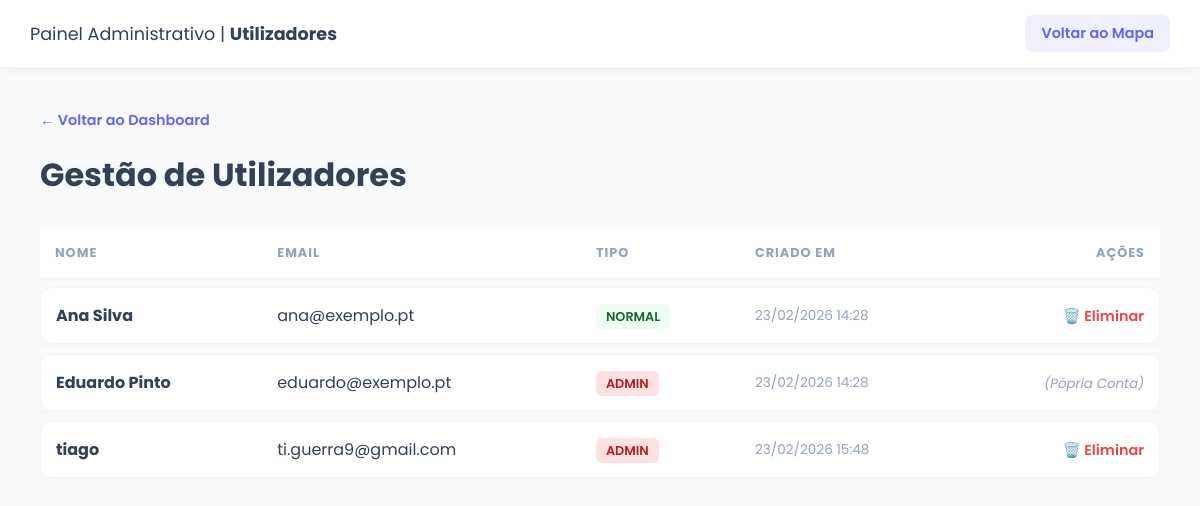
The page /admin_utilizadores.php (signed in) on the database as committed earlier.
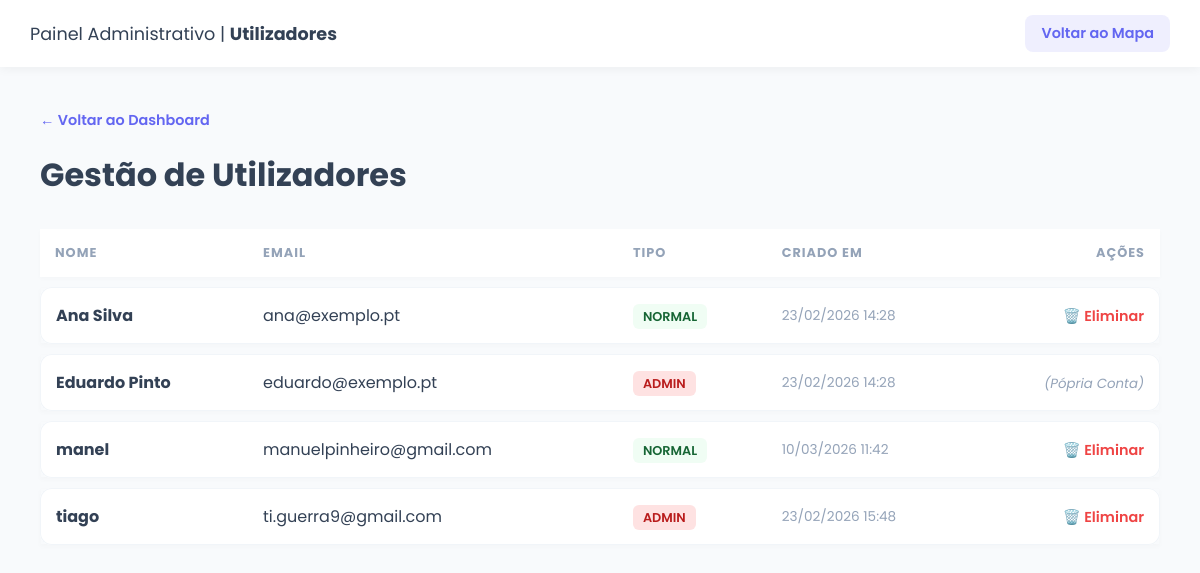
The same page on the database as committed later.
### tables this page shows
CREATE TABLE IF NOT EXISTS `utilizadores` (
  `id` int NOT NULL AUTO_INCREMENT,
  `nome` varchar(100) NOT NULL,
  `email` varchar(100) NOT NULL,
  `senha` varchar(255) NOT NULL,
  `tipo` enum('admin','normal') NOT NULL DEFAULT 'normal',
  `criado_em` datetime DEFAULT CURRENT_TIMESTAMP,
  PRIMARY KEY (`id`),
  UNIQUE KEY `email` (`email`)
);

### admin_utilizadores.php (the view, shortened to what this page needs)
<?php
require 'db.php';
$stmt = $pdo->query("SELECT * FROM utilizadores ORDER BY nome ASC");
$utilizadores = $stmt->fetchAll();
?>
<!DOCTYPE html>
<html lang="pt">
<head>
    <link rel="stylesheet" href="css/mapa.css">
</head>
<body>
    <header>
        <span>Painel Administrativo | <b>Utilizadores</b></span>
        <a href="index.php" class="btn-logout" style="background:rgba(99, 102, 241, 0.1); color:var(--primary);">Voltar
            ao Mapa</a>
    </header>
    <div class="admin-page">
        <a href="index.php" class="btn-back">← Voltar ao Dashboard</a>
        <div style="display:flex; justify-content: space-between; align-items: center;">
            <h1 style="margin:0;">Gestão de Utilizadores</h1>
        </div>
        <table class="data-table">
            <thead>
                <tr>
                    <th>Nome</th>
                    <th>Email</th>
                    <th>Tipo</th>
                    <th>Criado em</th>
                    <th style="text-align: right;">Ações</th>
                </tr>
            </thead>
            <tbody>
                <?php foreach ($utilizadores as $u): ?>
                    <tr>
                        <td><b>
                                <?= htmlspecialchars($u['nome']) ?>
                            </b></td>
                        <td>
                            <?= htmlspecialchars($u['email']) ?>
                        </td>
                        <td>
                            <span class="badge <?= $u['tipo'] === 'admin' ? 'badge-admin' : 'badge-normal' ?>">
                                <?= strtoupper($u['tipo']) ?>
                            </span>
                        </td>
                        <td style="color: var(--text-light); font-size: 0.85rem;">
                            <?= date('d/m/Y H:i', strtotime($u['criado_em'])) ?>
                        </td>
                        <td style="text-align: right;">
                            <?php if ($u['id'] !== $_SESSION['user_id']): ?>
                                <a href="?eliminar=<?= $u['id'] ?>" onclick="return confirm('Tem a certeza?')"
                                    style="color: #ef4444; font-size: 0.9rem; font-weight: 600; text-decoration: none; margin-left: 10px;">
                                    🗑️ Eliminar
                                </a>
                            <?php else: ?>
                                <small style="color:var(--text-light); font-style:italic;">(Pópria Conta)</small>
                            <?php endif; ?>
                        </td>
                    </tr>
                <?php endforeach; ?>
            </tbody>
        </table>
    </div>
</body>
</html>

Rows that differ between the two databases and show on the page:
added utilizadores: nome "manel", email "manuelpinheiro@gmail.com", tipo "NORMAL", criado_em "10/03/2026 11:42"
